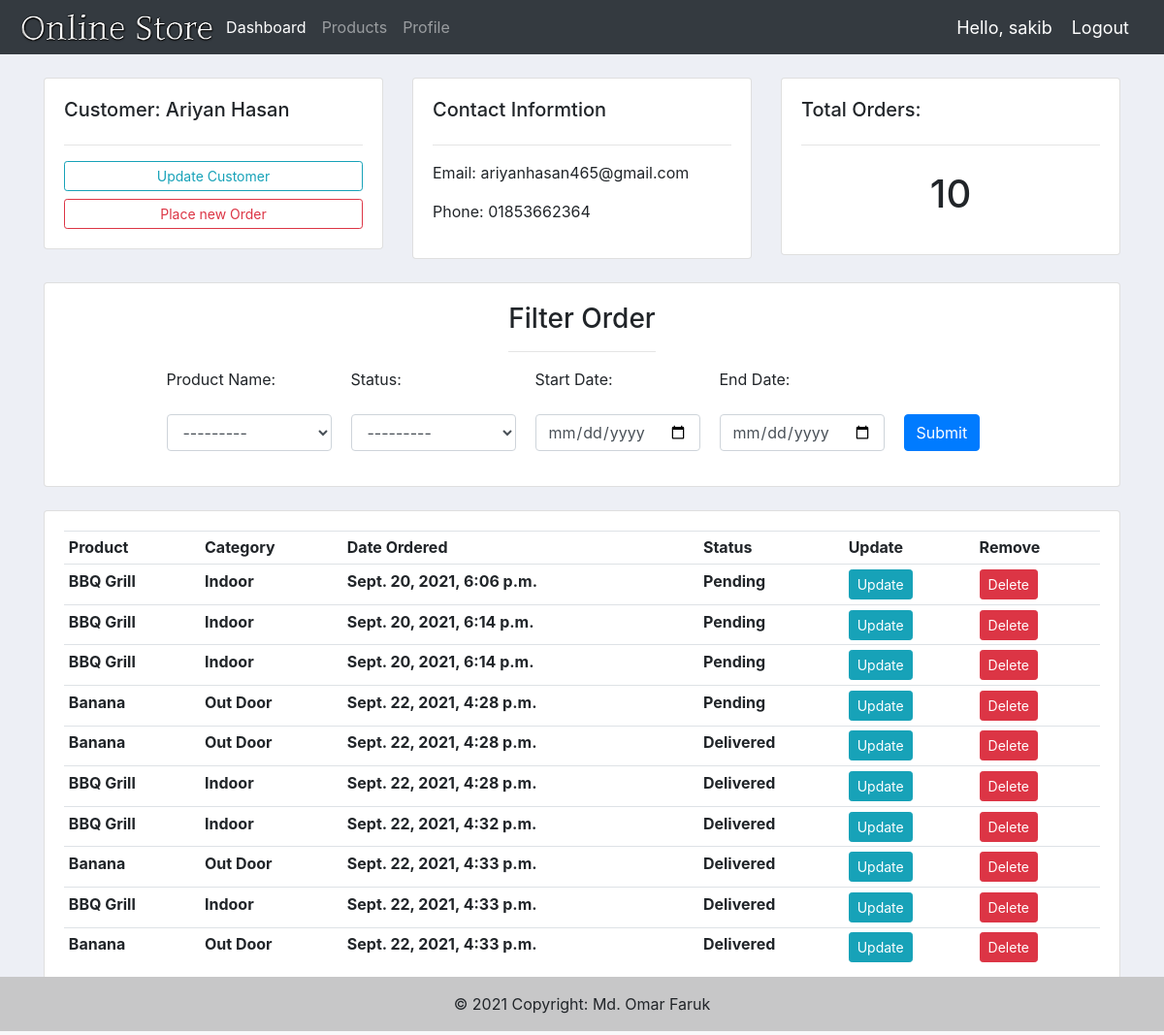
The app's page /customer/1/ (signed in) with its own data.
### accounts/models.py (models this page shows, shortened)
class Customer(models.Model):
    user = models.OneToOneField(User, null = True,blank=True ,on_delete=models.CASCADE)
    phone = models.CharField(max_length=200, null=True )
    profile_pic = models.ImageField(default="profile.png",null = True,blank = True)
    date_created = models.DateTimeField(auto_now_add=True, null=True)

class Order(models.Model):
    STATUS = (
        ('Pending','Pending'),
        ('Out for delivery', 'Out for delivery'),
        ('Delivered','Delivered')
    )
    customer = models.ForeignKey(Customer, null=True, on_delete= models.SET_NULL)
    product = models.ForeignKey(Product, null=True, on_delete= models.SET_NULL)
    date_created = models.DateTimeField(auto_now_add=True, null=True)
    status = models.CharField(default="Pending",max_length=200,blank=True, null=True,choices=STATUS)

class Product(models.Model):
    CATEGORY =(
        ('','Choose Category'),
        ('Indoor','Indoor'),
        ('Out Door','Out Door')
    )
    name = models.CharField(max_length=200, null=True)
    price = models.FloatField(null=True)
    category = models.CharField(max_length=200, null=True,choices=CATEGORY)
    description = models.CharField(max_length=200, null=True,blank=True)
    date_created = models.DateTimeField(auto_now_add=True, null=True)
    tags = models.ManyToManyField(Tag)
    def __str__(self):
        return self.name

### accounts/decorators.py (the view)
        def wrapper_func(request, *args, **kwargs):
            group = None
            if request.user.groups.exists():
                group = request.user.groups.all()[0].name
            if group in allowed_roles:
                return view_func(request, *args, **kwargs)
            else:
                return HttpResponse('You are not authorized to this page')

### accounts/views.py (called while the page is built)
@login_required(login_url='login')
@allowed_users(allowed_roles=['shopowner'])
def customers(request, pk):
    customer = Customer.objects.get(id=pk)
    orders = customer.order_set.all()
    order_count = orders.count()
    myFilter = OrderFilter(request.GET,queryset=orders)
    orders = myFilter.qs
    context = {'customer':customer,'orders':orders,'order_count':order_count,'myFilter':myFilter}
    return render(request,'accounts/customer.html',context)

### accounts/templates/accounts/customer.html (shortened to what this page needs)
{% extends 'accounts/main.html' %}
{% load static %}
{% load widget_tweaks %}
{% block content %}
    <br>
    <div class="container">
    <div class="row">
        <div class="col-md">
            <div class="card card-body">
                <h5>Customer: {{ customer.user.first_name }} {{ customer.user.last_name }}</h5>
                <hr>
                <a href="" class="btn btn-outline-info btn-sm btn-block">Update Customer</a>
                <a href="{% url 'create_order' customer.id %}" class="btn btn-outline-danger btn-sm btn-block">Place new Order</a>
            </div>
        </div>
        <div class="col-md">
            <div class="card card-body">
                <h5>Contact Informtion</h5>
                <hr>
                <p>Email: {{ customer.user.email }}</p>
                <p>Phone: {{ customer.phone }}</p>
            </div>
        </div>
        <div class="col-md">
            <div class="card card-body">
                <h5>Total Orders:</h5>
                <hr>
                <h1 style="text-align: center;padding: 10px;">{{ order_count }}</h1>
            </div>
        </div>
    </div>
    <br>
    <div class="row">
        <div class="col">
            <div class="card card-body" style="align-items: center;">
                <div class="text-center">
                    <h3>Filter Order</h3>
                    <hr>
                </div>
                <form method="get">
                    <p class="filter-form">Product Name: <br><br> {{ myFilter.form.product|add_class:'form-control' }}</p>
                    <p class="filter-form">Status: <br><br>{{ myFilter.form.status|add_class:'form-control' }}</p>
                    <p class="filter-form">Start Date: <br><br><input class="form-control" type="date" name="start_date" id="id_start_date"></p>
                    <p class="filter-form">End Date: <br><br><input class="form-control" type="date" name="end_date" id="id_end_date"></p>
                    <p class="filter-form"><br><br><input class="btn btn-primary"  type="submit" name="Search" ></p>
                </form>
            </div>
        </div>
    </div>
    <br>
    <div class="row">
        <div class="col-md">
            <div class="card card-body">
                <table class="table table-sm">
                    <tr>
                        <th>Product</th>
                        <th>Category</th>
                        <th>Date Ordered</th>
                        <th>Status</th>
                        <th>Update</th>
                        <th>Remove</th>
                    </tr>
                    {% for order in orders %}
                    <tr>
                        <th>{{order.product}}</th>
                        <th>{{order.product.category}}</th>
                        <th>{{order.date_created}}</th>
                        <th>{{order.status}}</th>
                        <td><a class="btn btn-sm btn-info" href="{% url 'update_order' order.id %}">Update</a></td>
                        <td><a class="btn btn-sm btn-danger" href="{% url 'delete_order' order.id %}">Delete</a></td>
                    </tr>
                    {% endfor %}
                </table>
            </div>
        </div>
    </div>
</div>
{% endblock %}

### accounts/templates/accounts/navbar.html (shortened to what this page needs)
{% load static %}
<nav class="navbar navbar-expand-lg navbar-dark bg-dark">
    <img src="{% static 'images/logo.png'%}" alt="" height="40px">
    <div class="collapse navbar-collapse" id="navbarNav">
      <ul class="navbar-nav">
        {% if request.user.is_staff %}
        <li class="nav-item active">
          <a class="nav-link" href="{% url 'home' %}">Dashboard</a>
        </li>
        <li class="nav-item">
          <a class="nav-link" href="{% url 'products' %}">Products</a>
        </li>
        <li class="nav-item">
          <a class="nav-link" href="{% url 'account' %}">Profile</a>
        </li>
        {% else %}
        <li class="nav-item">
          <a class="nav-link" href="{% url 'account' %}">Profile</a>
        </li>
        {% endif %}
      </ul>
    </div>
    <span class="hello-msg">Hello, {{request.user}}</span>
    <span ><a class="hello-msg" href="{% url 'logout' %}">Logout</a></span>
  </nav>

### static/css/main.css (style rules this page uses)
body { background-color: #edeff5; }

### accounts/templates/accounts/navbar.html (style rules this page uses)
.hello-msg { font-size:18px; color:#fff; margin-right: 20px; }

### accounts/templates/accounts/customer.html (style rules this page uses)
.filter-form { width: 170px; float: left; display: inline-block; margin-right: 20px; }
.filter-form:last-child { width: 77px; }

### records on screen
Customer: user.first_name "Ariyan", user.last_name "Hasan", user.email "ariyanhasan465@gmail.com", phone "01853662364"
Order: product "BBQ Grill", product.category "Indoor", date_created "Sept. 20, 2021, 6:06 p.m.", status "Pending"
Order: product "BBQ Grill", product.category "Indoor", date_created "Sept. 20, 2021, 6:14 p.m.", status "Pending"
Order: product "BBQ Grill", product.category "Indoor", date_created "Sept. 20, 2021, 6:14 p.m.", status "Pending"
Order: product "Banana", product.category "Out Door", date_created "Sept. 22, 2021, 4:28 p.m.", status "Pending"
Order: product "Banana", product.category "Out Door", date_created "Sept. 22, 2021, 4:28 p.m.", status "Delivered"
Order: product "BBQ Grill", product.category "Indoor", date_created "Sept. 22, 2021, 4:28 p.m.", status "Delivered"
Order: product "BBQ Grill", product.category "Indoor", date_created "Sept. 22, 2021, 4:32 p.m.", status "Delivered"
Order: product "Banana", product.category "Out Door", date_created "Sept. 22, 2021, 4:33 p.m.", status "Delivered"
Order: product "BBQ Grill", product.category "Indoor", date_created "Sept. 22, 2021, 4:33 p.m.", status "Delivered"
Order: product "Banana", product.category "Out Door", date_created "Sept. 22, 2021, 4:33 p.m.", status "Delivered"

### other values on screen
{{ request.user }} "sakib"
{{ order_count }} "10"
